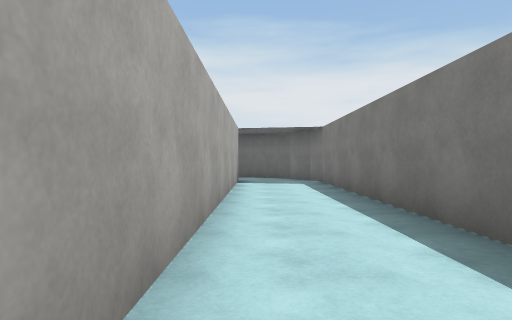
[1] (above)

18 first-person views from a walk through a 3-D level made in the Unity game engine. The camera is 1.2 m above the floor, looks level and sees 75° across. The floor is counted in squares, 2 m on a side. Each view is taken from the middle of a square. On the plan, view 1 faces up. The plan holds only what a view shows up to about 10 squares ahead; the rest is blank. The place goes on beyond the plan. The player character is not drawn. Surface patterns are stand-ins for the level's own textures.

[2]
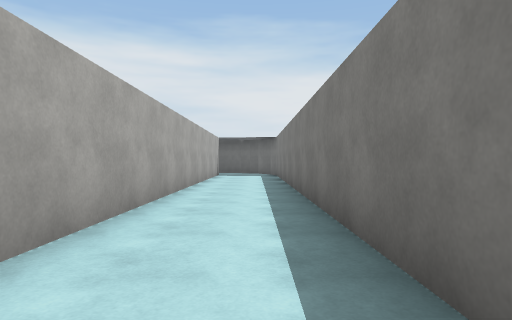

[3]
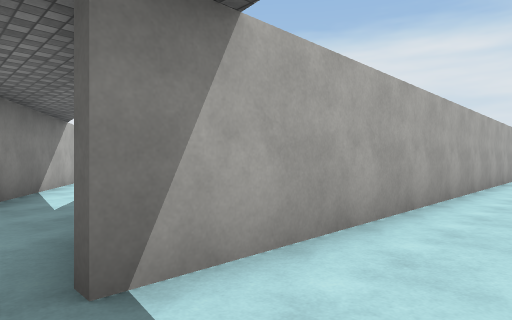

[4]
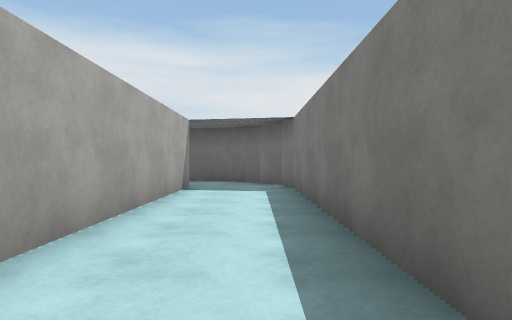

[5]
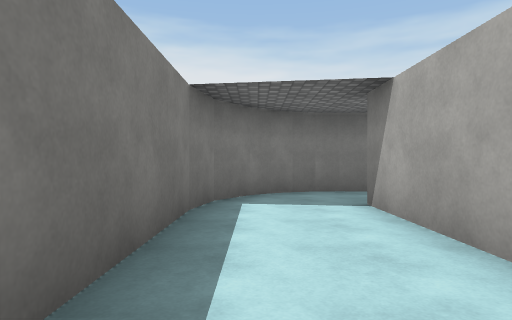

[6]
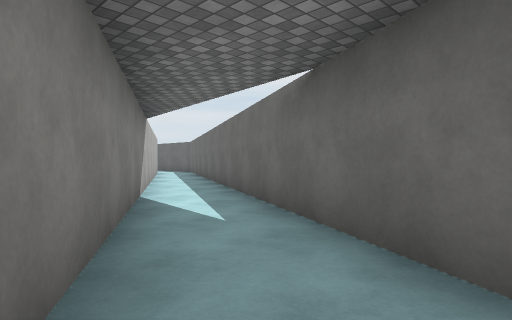

[7]
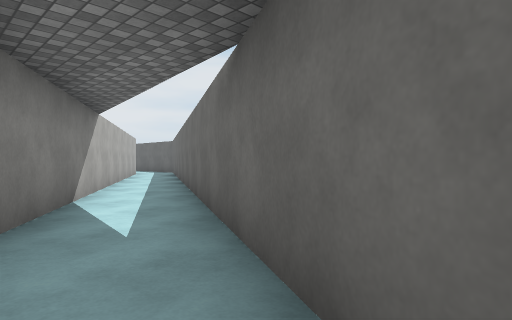

[8]
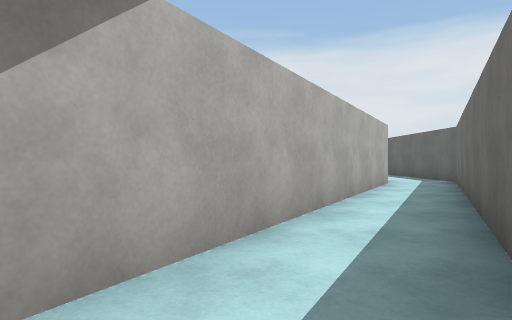

[9]
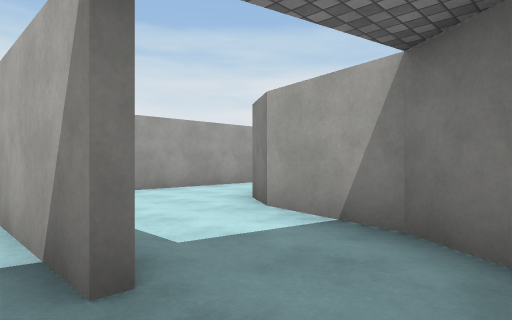

[10]
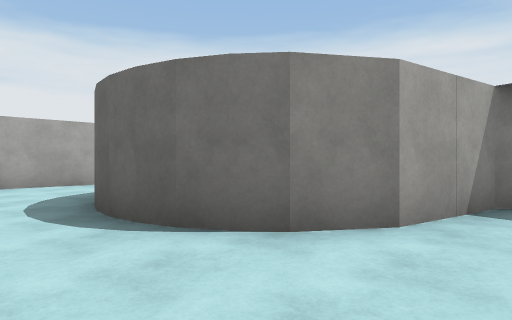

[11]
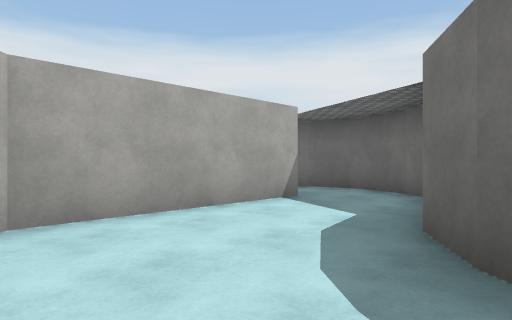

[12]
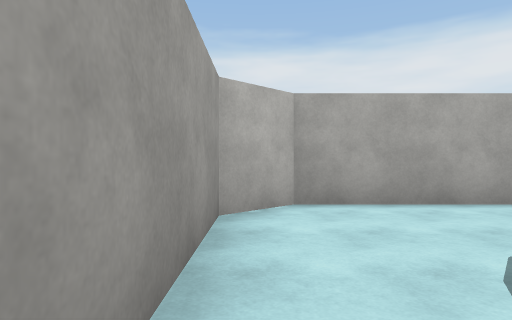

[13]
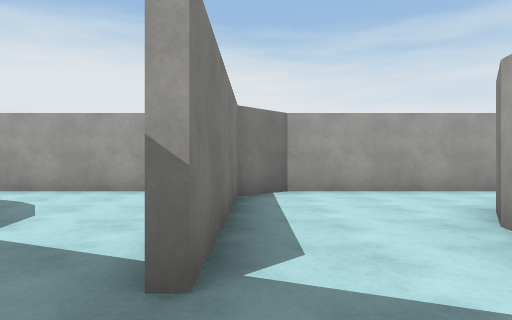

[14]
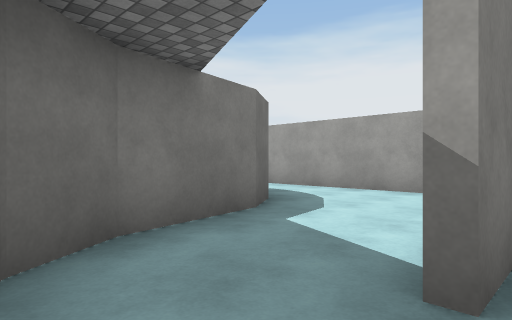

[15]
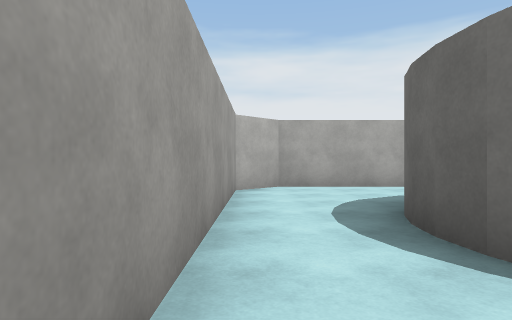

[16]
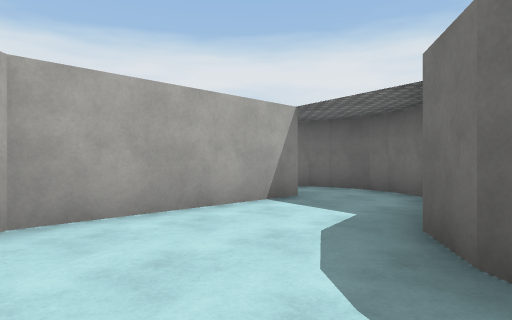

[17]
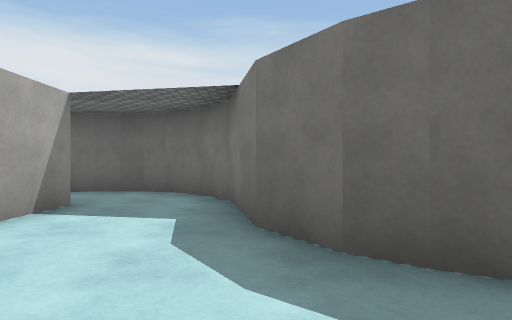

[18]
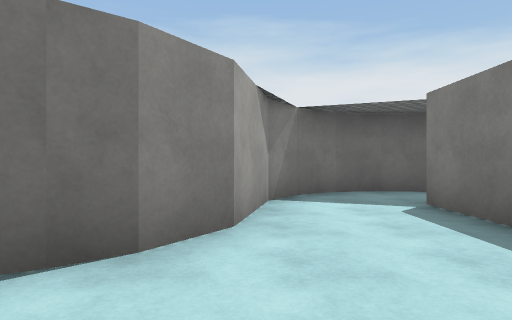

### Floor plan
Points are (right, up) in squares from view 1. A wall is a line through its corners. A room is listed if a view was taken in it or the views show most of it. See-through windows are left out.
Room 1 (views 1, 2, 3, 4, 5, 6, 7, 9)
walls: (-0.5, 9.6) (-0.5, -3.5); (0.7, 11) (0.1, 11.3) (-0.6, 11.4); (-1.2, -5.3) (-0.4, -5.4) (0.5, -5.1) (1.2, -4.6); (-0.6, -5.4) (0.1, -5.3) (1, -4.9) (1.6, -3.9) (1.8, -3) (1.8, 9) (1.6, 9.9) (1.1, 10.7) (0.6, 11.1) (-0.2, 11.4)
ways out: opening at (-2, -4) to room 2; opening at (-1, 10) to room 3
Room 2 (view 8)
walls: (-1, -3.3) (-11.1, 2.2); (-11.9, 0.8) (-2.1, -4.9)
ways out: opening at (-2, -4) to room 1
Room 3 (views 10, 11, 12, 13, 14)
walls: (-5.5, 6.4) (-6.1, 6.5); (-7.4, 7.1) (-8, 8) (-8.4, 9.9) (-9, 10.9) (-9.9, 11.3) (-10.8, 11.4) (-11.7, 11.2); (-4.1, 6.9) (-4.8, 6.5) (-5.7, 6.4); (-3.7, 7.2) (-4.4, 6.7) (-5.1, 6.5); (-10.6, 5.6) (-9.6, 4.6) (-3, 4.6); (-8.9, 10.7) (-9.5, 11.2) (-10.1, 11.4); (-10.5, 9.5) (-10.5, 5.5); (-2.3, 10.7) (-2.8, 9.9) (-3.2, 8) (-3.8, 7.1); (-10.6, 11.4) (-11.3, 11.3)
ways out: opening at (-1, 10) to room 1; opening at (-11, 10) to room 4
Room 4 (views 15, 16, 17, 18)
walls: (-16, 6.4) (-16.8, 6.7) (-17.5, 7.2); (-16.6, 6.6) (-17.1, 6.9); (-15, 6.5) (-15.6, 6.4) (-16.2, 6.5); (-17.4, 7.1) (-18, 8) (-18.4, 9.9) (-18.9, 10.7); (-13.7, 7.2) (-14.2, 6.8); (-10.7, 5.5) (-10.7, 9.5); (-18.8, 10.6) (-19.4, 11.2) (-20.6, 11.5) (-21.6, 11.2); (-20.5, 9.5) (-20.5, 5.5) (-19.6, 4.6) (-11.6, 4.6) (-10.6, 5.6); (-19.3, 11) (-19.9, 11.3) (-20.8, 11.4); (-11.7, 11.2) (-12.3, 10.7); (-20.4, 11.4) (-21.1, 11.4); (-11.3, 11.3) (-12.2, 10.9) (-12.8, 9.9) (-13.2, 8) (-13.8, 7.1)
ways out: opening at (-11, 10) to room 3; opening at (-21, 10)

Where each view was taken, in squares from view 1:
view 1: 0 up, 0 right, facing up
view 2: 4 down, 1 right, facing up
view 3: 4 down, 1 right, facing up-left
view 4: 2 up, 1 right, facing up
view 5: 1 up, 1 right, facing down
view 6: 5 down, 1 left, facing up-left
view 7: 4 down, 1 left, facing up-left
view 8: 1 down, 6 left, facing left
view 9: 11 up, 0 right, facing down-left
view 10: 5 up, 2 left, facing up-left
view 11: 5 up, 7 left, facing up-left
view 12: 5 up, 6 left, facing left
view 13: 11 up, 11 left, facing down
view 14: 11 up, 11 left, facing down-right
view 15: 5 up, 13 left, facing left
view 16: 5 up, 17 left, facing up-left
view 17: 5 up, 18 left, facing up
view 18: 5 up, 13 left, facing up
